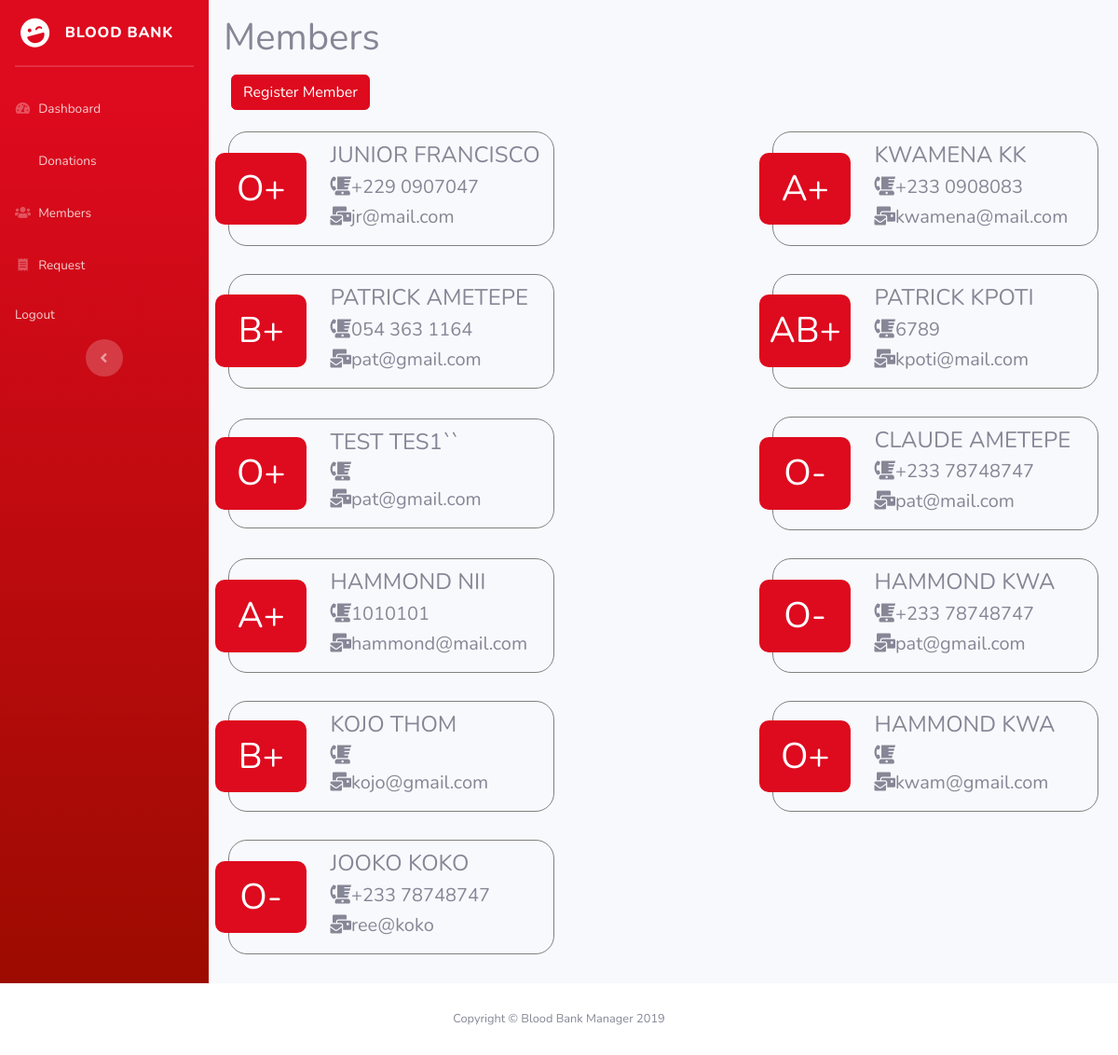
The page /camp_manager/members.php on the database its author committed.
### tables this page shows
CREATE TABLE IF NOT EXISTS `users` (
  `uid` int(7) NOT NULL AUTO_INCREMENT,
  `firstname` varchar(50) DEFAULT NULL,
  `lastname` varchar(50) DEFAULT NULL,
  `gender` enum('male','female') DEFAULT NULL,
  `bloodGroup` varchar(5) DEFAULT NULL,
  `city` int(5) DEFAULT NULL,
  `email` varchar(255) DEFAULT NULL,
  `password` varchar(255) DEFAULT NULL,
  `phone` varchar(25) DEFAULT NULL,
  PRIMARY KEY (`uid`),
  KEY `city` (`city`)
);

### camp_manager/members.php (the view)
<?php
include_once 'inc/head.php';
try {
    include 'connect.php';
	$stmt = $DB->query('SELECT * FROM users  INNER JOIN city on city = cid');?>
<body id="page-top">
  <div id="wrapper">
    <?php include 'inc/sidebar.php';?>
    <div id="content-wrapper" class="d-flex flex-column container p-3">
      <div id="content">
          <h1>Members</h1>
		  <a href="add-user.php" class="btn btn-primary m-2"> Register Member</a>
        <div class="donor-container">
	<?php
	while($row = $stmt->fetch()){
        echo '<div class="donor">
        <div class="donor-group bg-primary">
        '.$row['bloodGroup'].'
    </div>
    <div>
        <h4 class="donor-name text-uppercase">'.$row['firstname'].' '.$row['lastname'].'</h4>
        <div class="donor-address">
            <h5 class="donor-phone"><i class="fas fa-blender-phone"></i>'.$row['phone'].'</h5> <i class="mx-1"></i>
            <h5 class="donor-phone"><i class="fa fa-mail-bulk"></i>'.$row['email'].'</h5> <i class="mx-1"></i>
        </div>
        </div></div>';
	}
		echo "</div>";
} catch(PDOException $e) {
		    echo $e->getMessage();
		}
    ?>
    <?php include_once 'inc/footer.php';?>

### camp_manager/inc/head.php (style rules this page uses)
.donor-container, .camp-container, .unit-container { display: flex; justify-content: space-between; align-items: center; flex-wrap: wrap; }
.donor, .camp, .unit, .donation, .request { display: flex; flex-direction: row; width: 350px; margin: 15px; border: 1px solid grey; position: relative; border-radius: 20px; align-items: center; padding: 10px; }
.donor { max-width: 350px; margin: 15px 5px; }
.donor-group, .unit-group, .blood-group, .request-bg { width: 30%; display: flex; justify-content: center; align-items: center; font-size: 2.4rem; color: white; position: relative; left: -25px; border-radius: 10px; padding: 10px; }
.donor-address { display: flex; flex-direction: column; }

### rows shown on the page
users: bloodGroup "O+", firstname "JUNIOR", lastname "FRANCISCO", phone "+229 0907047", email "jr@mail.com"
users: bloodGroup "A+", firstname "KWAMENA", lastname "KK", phone "+233 0908083", email "kwamena@mail.com"
users: bloodGroup "B+", firstname "PATRICK", lastname "AMETEPE", phone "054 363 1164", email "pat@gmail.com"
users: bloodGroup "AB+", firstname "PATRICK", lastname "KPOTI", phone "6789", email "kpoti@mail.com"
users: bloodGroup "O+", firstname "TEST", lastname "TES1``", email "pat@gmail.com"
users: bloodGroup "O-", firstname "CLAUDE", lastname "AMETEPE", phone "+233 78748747", email "pat@mail.com"
users: bloodGroup "A+", firstname "HAMMOND", lastname "NII", phone "1010101", email "hammond@mail.com"
users: bloodGroup "O-", firstname "HAMMOND", lastname "KWA", phone "+233 78748747", email "pat@gmail.com"
users: bloodGroup "B+", firstname "KOJO", lastname "THOM", email "kojo@gmail.com"
users: bloodGroup "O+", firstname "HAMMOND", lastname "KWA", email "kwam@gmail.com"
users: bloodGroup "O-", firstname "JOOKO", lastname "KOKO", phone "+233 78748747", email "ree@koko"
